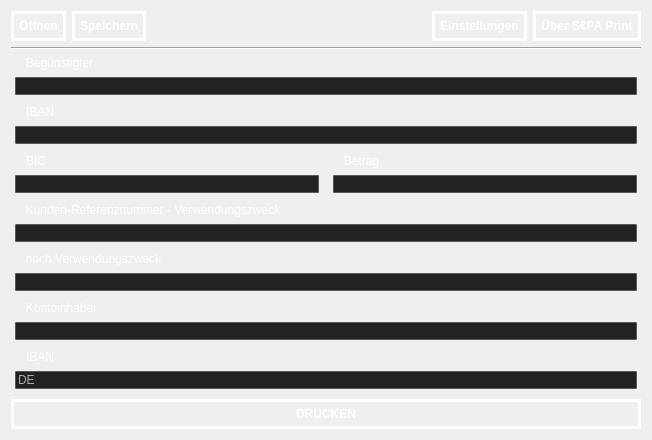
<?xml version="1.0" encoding="UTF-8"?>
<ui version="4.0">
 <class>MainWindow</class>
 <widget class="QMainWindow" name="MainWindow">
  <property name="geometry">
   <rect>
    <x>0</x>
    <y>0</y>
    <width>652</width>
    <height>375</height>
   </rect>
  </property>
  <property name="windowTitle">
   <string>S€PA Print by CoNfu5eD.me</string>
  </property>
  <property name="windowIcon">
   <iconset resource="images.qrc">
    <normaloff>:/icons/sepaprint.png</normaloff>:/icons/sepaprint.png</iconset>
  </property>
  <property name="styleSheet">
   <string notr="true">background-color: rgb(53,53,53);
color: white;

QGroupBox {
    border: 1px solid gray;
    border-radius: 9px;
    margin-top: 0.5em;
}

QGroupBox::title {
    subcontrol-origin: margin;
    left: 10px;
    padding: 0 3px 0 3px;
}</string>
  </property>
  <widget class="QWidget" name="centralWidget">
   <layout class="QVBoxLayout" name="verticalLayout_2">
    <property name="sizeConstraint">
     <enum>QLayout::SetDefaultConstraint</enum>
    </property>
    <item>
     <layout class="QHBoxLayout" name="horizontalLayout_2">
      <item>
       <widget class="QPushButton" name="btnOpen">
        <property name="styleSheet">
         <string notr="true">QPushButton#btnOpen {
background-color: transparent;
color: white;
font-weight: bold;
border-style: solid;
border-width:3px;
border-color: white;
padding: 5px;
}
QPushButton#btnOpen:hover {
background-color: #00deff;
border-color: #00deff;
color: rgb(53,53,53);
}</string>
        </property>
        <property name="text">
         <string>Öffnen</string>
        </property>
       </widget>
      </item>
      <item>
       <widget class="QPushButton" name="btnSave">
        <property name="styleSheet">
         <string notr="true">QPushButton#btnSave {
background-color: transparent;
color: white;
font-weight: bold;
border-style: solid;
border-width:3px;
border-color: white;
padding: 5px;
}
QPushButton#btnSave:hover {
background-color: #00deff;
border-color: #00deff;
color: rgb(53,53,53);
}</string>
        </property>
        <property name="text">
         <string>Speichern</string>
        </property>
       </widget>
      </item>
      <item>
       <spacer name="horizontalSpacer">
        <property name="orientation">
         <enum>Qt::Horizontal</enum>
        </property>
        <property name="sizeHint" stdset="0">
         <size>
          <width>40</width>
          <height>20</height>
         </size>
        </property>
       </spacer>
      </item>
      <item>
       <widget class="QPushButton" name="btnSettings">
        <property name="styleSheet">
         <string notr="true">QPushButton#btnSettings {
background-color: transparent;
color: white;
font-weight: bold;
border-style: solid;
border-width:3px;
border-color: white;
padding: 5px;
}
QPushButton#btnSettings:hover {
background-color: #00deff;
border-color: #00deff;
color: rgb(53,53,53);
}</string>
        </property>
        <property name="text">
         <string>Einstellungen</string>
        </property>
       </widget>
      </item>
      <item>
       <widget class="QPushButton" name="btnAbout">
        <property name="styleSheet">
         <string notr="true">QPushButton#btnAbout {
background-color: transparent;
color: white;
font-weight: bold;
border-style: solid;
border-width:3px;
border-color: white;
padding: 5px;
}
QPushButton#btnAbout:hover {
background-color: #00deff;
border-color: #00deff;
color: rgb(53,53,53);
}</string>
        </property>
        <property name="text">
         <string>Über S€PA Print</string>
        </property>
       </widget>
      </item>
     </layout>
    </item>
    <item>
     <widget class="Line" name="line">
      <property name="orientation">
       <enum>Qt::Horizontal</enum>
      </property>
     </widget>
    </item>
    <item>
     <widget class="QGroupBox" name="groupBox">
      <property name="styleSheet">
       <string notr="true">color: white;
border: 0px solid black;
padding-top: 15px;</string>
      </property>
      <property name="title">
       <string>Begünstigter</string>
      </property>
      <property name="flat">
       <bool>false</bool>
      </property>
      <layout class="QVBoxLayout" name="verticalLayout">
       <property name="sizeConstraint">
        <enum>QLayout::SetDefaultConstraint</enum>
       </property>
       <property name="leftMargin">
        <number>1</number>
       </property>
       <property name="topMargin">
        <number>1</number>
       </property>
       <property name="rightMargin">
        <number>1</number>
       </property>
       <property name="bottomMargin">
        <number>1</number>
       </property>
       <item>
        <widget class="QLineEdit" name="beg">
         <property name="styleSheet">
          <string notr="true">background-color: rgb(33,33,33);
border-style: outset;
border-width: 1px;
border-color: rgba(255,255,255,0.25);
color: rgba(255,255,255,0.64);
padding-top: 0px;</string>
         </property>
         <property name="maxLength">
          <number>35</number>
         </property>
        </widget>
       </item>
      </layout>
     </widget>
    </item>
    <item>
     <widget class="QGroupBox" name="groupBox_2">
      <property name="styleSheet">
       <string notr="true">color: white;
border: 0px solid black;
padding-top: 15px;</string>
      </property>
      <property name="title">
       <string>IBAN</string>
      </property>
      <layout class="QVBoxLayout" name="verticalLayout_3">
       <property name="leftMargin">
        <number>1</number>
       </property>
       <property name="topMargin">
        <number>1</number>
       </property>
       <property name="rightMargin">
        <number>1</number>
       </property>
       <property name="bottomMargin">
        <number>1</number>
       </property>
       <item>
        <widget class="QLineEdit" name="begIBAN">
         <property name="styleSheet">
          <string notr="true">background-color: rgb(33,33,33);
border-style: outset;
border-width: 1px;
border-color: rgba(255,255,255,0.25);
color: rgba(255,255,255,0.64);
padding-top: 0px;</string>
         </property>
         <property name="inputMask">
          <string>AA00 0000 0000 0000 0000 0000 0000 0000 00</string>
         </property>
         <property name="maxLength">
          <number>42</number>
         </property>
        </widget>
       </item>
      </layout>
     </widget>
    </item>
    <item>
     <layout class="QHBoxLayout" name="horizontalLayout">
      <property name="rightMargin">
       <number>0</number>
      </property>
      <item>
       <widget class="QGroupBox" name="groupBox_3">
        <property name="styleSheet">
         <string notr="true">color: white;
border: 0px solid black;
padding-top: 15px;</string>
        </property>
        <property name="title">
         <string>BIC</string>
        </property>
        <layout class="QVBoxLayout" name="verticalLayout_5">
         <property name="leftMargin">
          <number>1</number>
         </property>
         <property name="topMargin">
          <number>1</number>
         </property>
         <property name="rightMargin">
          <number>1</number>
         </property>
         <property name="bottomMargin">
          <number>1</number>
         </property>
         <item>
          <widget class="QLineEdit" name="begBIC">
           <property name="styleSheet">
            <string notr="true">background-color: rgb(33,33,33);
border-style: outset;
border-width: 1px;
border-color: rgba(255,255,255,0.25);
color: rgba(255,255,255,0.64);
padding-top: 0px;</string>
           </property>
           <property name="maxLength">
            <number>11</number>
           </property>
          </widget>
         </item>
        </layout>
       </widget>
      </item>
      <item>
       <widget class="QGroupBox" name="groupBox_4">
        <property name="styleSheet">
         <string notr="true">color: white;
border: 0px solid black;
padding-top: 15px;</string>
        </property>
        <property name="title">
         <string>Betrag</string>
        </property>
        <layout class="QVBoxLayout" name="verticalLayout_4">
         <property name="leftMargin">
          <number>1</number>
         </property>
         <property name="topMargin">
          <number>1</number>
         </property>
         <property name="rightMargin">
          <number>1</number>
         </property>
         <property name="bottomMargin">
          <number>1</number>
         </property>
         <item>
          <widget class="QLineEdit" name="betrag">
           <property name="styleSheet">
            <string notr="true">background-color: rgb(33,33,33);
border-style: outset;
border-width: 1px;
border-color: rgba(255,255,255,0.25);
color: rgba(255,255,255,0.64);
padding-top: 0px;</string>
           </property>
           <property name="maxLength">
            <number>12</number>
           </property>
          </widget>
         </item>
        </layout>
       </widget>
      </item>
     </layout>
    </item>
    <item>
     <widget class="QGroupBox" name="groupBox_5">
      <property name="styleSheet">
       <string notr="true">color: white;
border: 0px solid black;
padding-top: 15px;</string>
      </property>
      <property name="title">
       <string>Kunden-Referenznummer - Verwendungszweck</string>
      </property>
      <layout class="QVBoxLayout" name="verticalLayout_6">
       <property name="leftMargin">
        <number>1</number>
       </property>
       <property name="topMargin">
        <number>1</number>
       </property>
       <property name="rightMargin">
        <number>1</number>
       </property>
       <property name="bottomMargin">
        <number>1</number>
       </property>
       <item>
        <widget class="QLineEdit" name="verwendungszweck">
         <property name="styleSheet">
          <string notr="true">background-color: rgb(33,33,33);
border-style: outset;
border-width: 1px;
border-color: rgba(255,255,255,0.25);
color: rgba(255,255,255,0.64);
padding-top: 0px;</string>
         </property>
         <property name="maxLength">
          <number>27</number>
         </property>
        </widget>
       </item>
      </layout>
     </widget>
    </item>
    <item>
     <widget class="QGroupBox" name="groupBox_6">
      <property name="styleSheet">
       <string notr="true">color: white;
border: 0px solid black;
padding-top: 15px;</string>
      </property>
      <property name="title">
       <string>noch Verwendungszweck</string>
      </property>
      <layout class="QVBoxLayout" name="verticalLayout_7">
       <property name="leftMargin">
        <number>1</number>
       </property>
       <property name="topMargin">
        <number>1</number>
       </property>
       <property name="rightMargin">
        <number>1</number>
       </property>
       <property name="bottomMargin">
        <number>1</number>
       </property>
       <item>
        <widget class="QLineEdit" name="nochVerwendungszweck">
         <property name="styleSheet">
          <string notr="true">background-color: rgb(33,33,33);
border-style: outset;
border-width: 1px;
border-color: rgba(255,255,255,0.25);
color: rgba(255,255,255,0.64);
padding-top: 0px;</string>
         </property>
         <property name="maxLength">
          <number>35</number>
         </property>
        </widget>
       </item>
      </layout>
     </widget>
    </item>
    <item>
     <widget class="QGroupBox" name="groupBox_7">
      <property name="styleSheet">
       <string notr="true">color: white;
border: 0px solid black;
padding-top: 15px;</string>
      </property>
      <property name="title">
       <string>Kontoinhaber</string>
      </property>
      <layout class="QVBoxLayout" name="verticalLayout_8">
       <property name="leftMargin">
        <number>1</number>
       </property>
       <property name="topMargin">
        <number>1</number>
       </property>
       <property name="rightMargin">
        <number>1</number>
       </property>
       <property name="bottomMargin">
        <number>1</number>
       </property>
       <item>
        <widget class="QLineEdit" name="inhaber">
         <property name="styleSheet">
          <string notr="true">background-color: rgb(33,33,33);
border-style: outset;
border-width: 1px;
border-color: rgba(255,255,255,0.25);
color: rgba(255,255,255,0.64);
padding-top: 0px;</string>
         </property>
         <property name="maxLength">
          <number>27</number>
         </property>
        </widget>
       </item>
      </layout>
     </widget>
    </item>
    <item>
     <widget class="QGroupBox" name="groupBox_8">
      <property name="styleSheet">
       <string notr="true">color: white;
border: 0px solid black;
padding-top: 15px;</string>
      </property>
      <property name="title">
       <string>IBAN</string>
      </property>
      <layout class="QVBoxLayout" name="verticalLayout_9">
       <property name="leftMargin">
        <number>1</number>
       </property>
       <property name="topMargin">
        <number>1</number>
       </property>
       <property name="rightMargin">
        <number>1</number>
       </property>
       <property name="bottomMargin">
        <number>1</number>
       </property>
       <item>
        <widget class="QLineEdit" name="inhaberIBAN">
         <property name="styleSheet">
          <string notr="true">background-color: rgb(33,33,33);
border-style: outset;
border-width: 1px;
border-color: rgba(255,255,255,0.25);
color: rgba(255,255,255,0.64);
padding-top: 0px;</string>
         </property>
         <property name="inputMask">
          <string>\D\E00 0000 0000 0000 0000 00</string>
         </property>
         <property name="text">
          <string>DE     </string>
         </property>
         <property name="maxLength">
          <number>27</number>
         </property>
        </widget>
       </item>
      </layout>
     </widget>
    </item>
    <item>
     <widget class="QPushButton" name="btnPrint">
      <property name="autoFillBackground">
       <bool>false</bool>
      </property>
      <property name="styleSheet">
       <string notr="true">QPushButton#btnPrint {
background-color: transparent;
color: white;
font-weight: bold;
border-style: solid;
border-width:3px;
border-color: white;
padding: 5px;
}
QPushButton#btnPrint:hover {
background-color: #00deff;
border-color: #00deff;
color: rgb(53,53,53);
}</string>
      </property>
      <property name="text">
       <string>DRUCKEN</string>
      </property>
      <property name="flat">
       <bool>true</bool>
      </property>
     </widget>
    </item>
   </layout>
  </widget>
 </widget>
 <layoutdefault spacing="6" margin="11"/>
 <resources>
  <include location="images.qrc"/>
 </resources>
 <connections/>
</ui>
